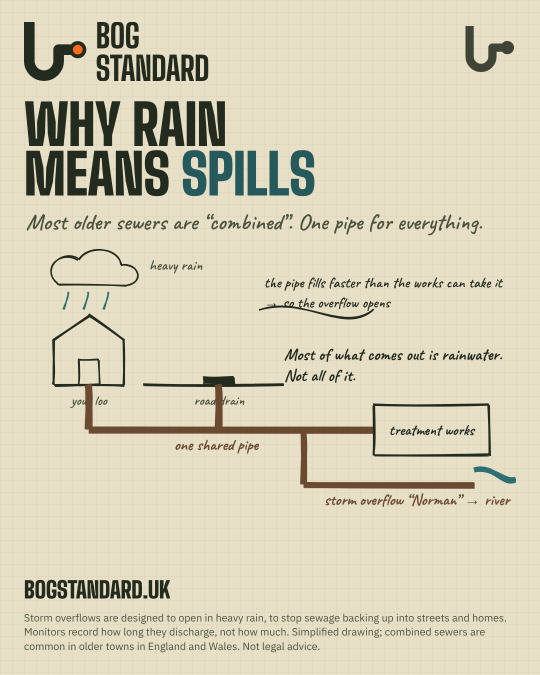
#> input picture social/2026-10-15/07-explainer.png, 1080 x 1350 px, found by its file name (shown at 1/2 size)
$ python austen-flash.py
#> lines starting #> are read from the running program, lines starting #| are printed output that depends on the picture
from PIL import Image, ImageDraw, ImageFont
S='/tmp/claude-0/-home-claude/41e73692-fe8f-5040-940a-5ba17b9f7b41/scratchpad'
F=S+'/fonts/node_modules/@fontsource/'
BS='/home/claude/bog-standard/brand/fonts/bsd900.ttf'
BS8='/home/claude/bog-standard/brand/fonts/bsd800.ttf'
MONO='/home/claude/bog-standard/brand/fonts/plexmono600.ttf'
src=Image.open('/home/claude/bog-standard-weekly/social/2026-10-15/07-explainer.png').convert('RGB')
#> src is the input picture: PIL image 1080x1350 RGB; mean R, G, B 213.3, 206.7, 182.9
W,H=src.size
#> W = 1080; H = 1350
img=src.copy(); d=ImageDraw.Draw(img)
band=src.crop((0,1060,W,1140))
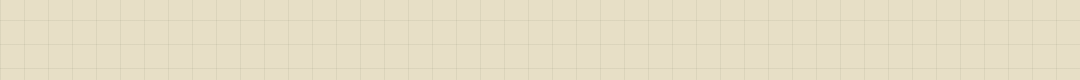
#> band: PIL image 1080x80 RGB; mean R, G, B 230.1, 222.2, 197.2
for y in range(0,H,80): img.paste(band,(0,y))
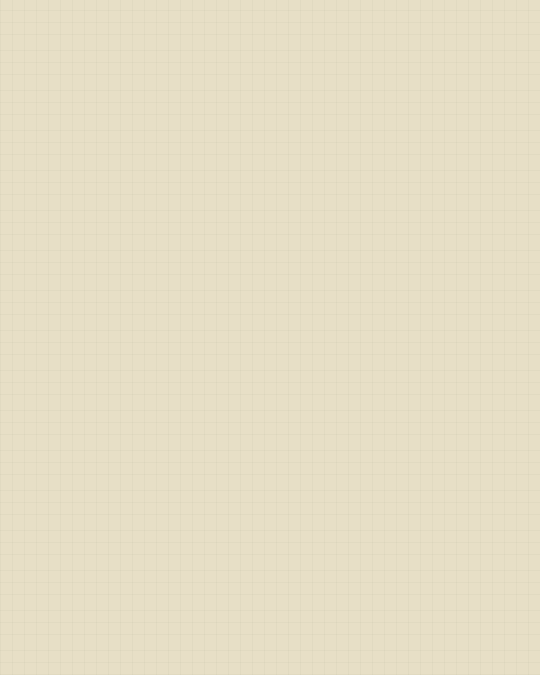
#> img: PIL image 1080x1350 RGB (shown at 1/2 size); mean R, G, B 230.1, 222.2, 197.2
ink=(34,40,31); teal=(36,92,96); orange=(232,96,34); paper=(231,223,198)
big=lambda s: ImageFont.truetype(BS,s); big8=lambda s: ImageFont.truetype(BS8,s)
cav=lambda s: ImageFont.truetype(F+'caveat/files/caveat-latin-600-normal.woff2',s)
plex=lambda s: ImageFont.truetype(F+'ibm-plex-sans/files/ibm-plex-sans-latin-400-normal.woff2',s)
plexb=lambda s: ImageFont.truetype(F+'ibm-plex-sans/files/ibm-plex-sans-latin-500-normal.woff2',s)
mono=lambda s: ImageFont.truetype(MONO,s)
x=48
# top: ink bar "NEWS FLASH" with a live dot, like a departures board ticker
d.rectangle((0,0,W,150),fill=ink)
d.ellipse((x,52,x+46,98),fill=orange)
d.text((x+70,75),'NEWS FLASH',font=big(96),fill=paper,anchor='lm')
d.text((W-x,75),'BOG STANDARD',font=big8(44),fill=paper,anchor='rm')
# ticker strip
d.rectangle((0,150,W,206),fill=teal)
d.text((x,178),'STORM AUSTEN  ·  STORM WATCH IS ON  ·  WED 21 OCT, 18:40',font=mono(28),fill=paper,anchor='lm')
# the number
d.text((x,232),'157',font=big(330),fill=ink)
d.text((x,575),'storm overflow monitors in England',font=plexb(40),fill=ink)
d.text((x,625),'reporting a discharge at 18:40, the most',font=plexb(40),fill=ink)
d.text((x,675),'at once so far in Storm Austen’s window.',font=plexb(40),fill=ink)
d.text((600,330),'the 18:40',font=cav(64),fill=teal)
d.text((600,400),'departures board:',font=cav(64),fill=teal)
d.text((600,470),'busy.',font=cav(64),fill=teal)
d.text((x,738),'Past our “storm watch” line of 150.',font=cav(50),fill=orange)
# forecast block
d.line((x,815,W-x,815),fill=ink,width=3)
d.text((x,835),'RAIN FORECAST TO SUNDAY 01:00',font=big(54),fill=ink)
rows=[('South West Water',55.6),('Wessex Water',45.9),('Southern Water',36.7),('England (29 points)',31.3)]
top=55.6; y=905
for name,mm in rows:
    d.text((x,y),name,font=plexb(32),fill=ink)
    bx=x+330; bw=int((W-x-150-bx)*mm/top)
    d.rectangle((bx,y+8,bx+(W-x-150-bx),y+34),outline=ink,width=2)
    d.rectangle((bx,y+8,bx+bw,y+34),fill=teal if not name.startswith('England') else ink)
    d.text((W-x,y+21),f'{mm} mm',font=big8(38),fill=ink,anchor='rm')
    y+=58
#> after the loop, y = 1137
d.text((x,y+4),'Met Office forecast at our fixed points, 17:00 run. Rain, not discharges.',font=plex(22),fill=ink)
d.text((x,1180),'BOGSTANDARD.UK/STORMS/AUSTEN',font=big(60),fill=ink)
small=('“During Storm Austen” means a window of time, not a cause. Storm overflows are allowed to operate in heavy rain. '
       'Live count from the nine English water companies’ feeds; provisional; a discharge report is not by itself proof of a permit breach.')
words=small.split(); line=''; ly=1256
for wd in words:
    t=(line+' '+wd).strip()
    if d.textlength(t,font=plex(22))>W-2*x: d.text((x,ly),line,font=plex(22),fill=ink); ly+=29; line=wd
    else: line=t
#> after the loop, ly = 1314
d.text((x,ly),line,font=plex(22),fill=ink)
img.save(S+'/austen/austen-flash.png'); print(ly)
#> after `img.save(S + '/austen/austen-flash.png')`:
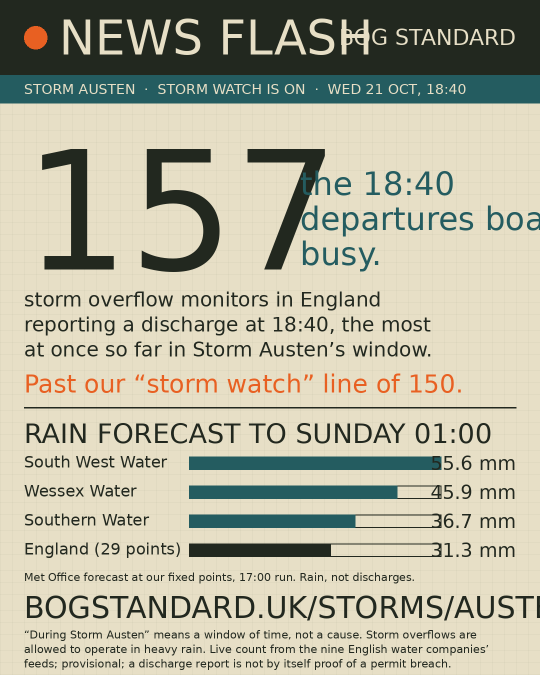
#> saved as austen-flash.png: PIL image 1080x1350 RGB (shown at 1/2 size); mean R, G, B 180.6, 178.9, 158.7
#| 1314

$ run again, with social/2026-10-15/01-chew.png copied over social/2026-10-15/07-explainer.png
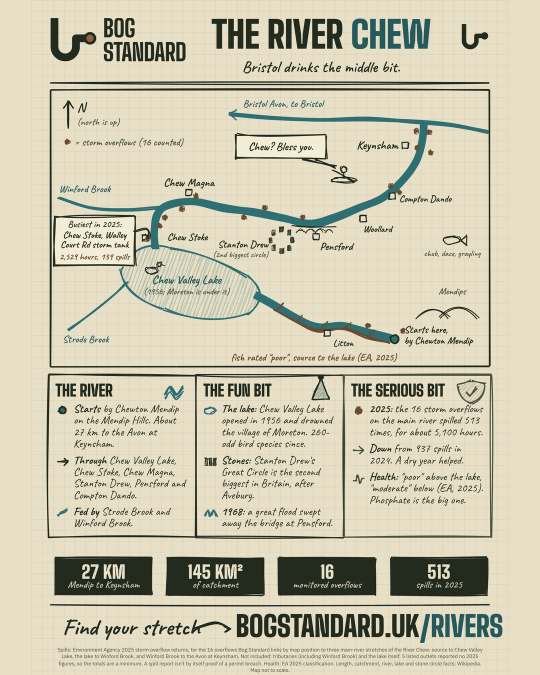
#> input picture social/2026-10-15/01-chew.png, 1080 x 1350 px, found by its file name (shown at 1/2 size)
#> src is the input picture: PIL image 1080x1350 RGB; mean R, G, B 203, 198.5, 175.8
#> after the loop `for y in range(0,H,80): img.paste(band,(0,y))`:
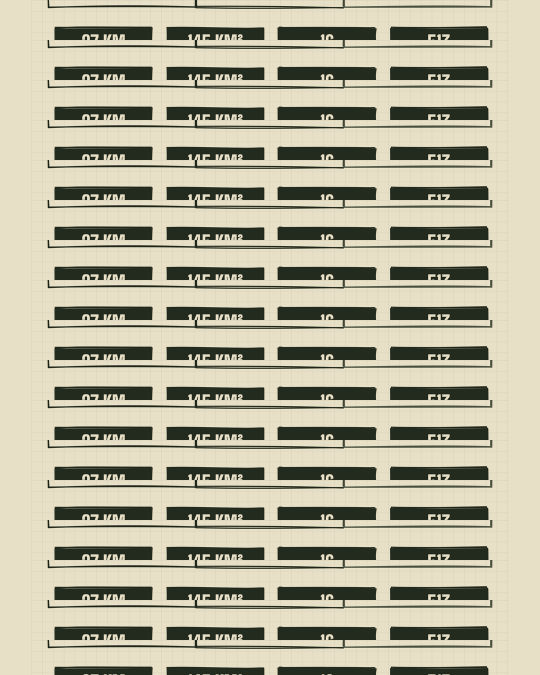
#> img: PIL image 1080x1350 RGB (shown at 1/2 size); mean R, G, B 180.4, 176.3, 154.6
#> after the loop `for name,mm in rows:`: y = 1137
#> after the loop `for wd in words:`: ly = 1314
#> `img.save(S + '/austen/austen-flash.png')`:
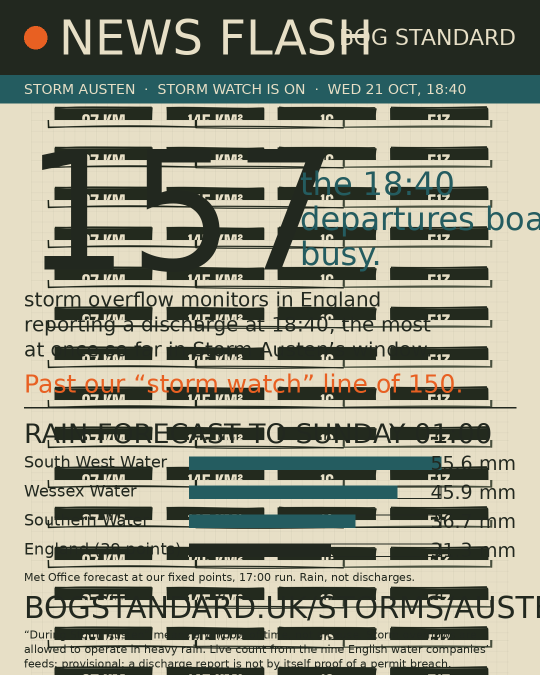
#> saved as austen-flash.png: PIL image 1080x1350 RGB (shown at 1/2 size); mean R, G, B 144.4, 145.5, 127.6
#| 1314
